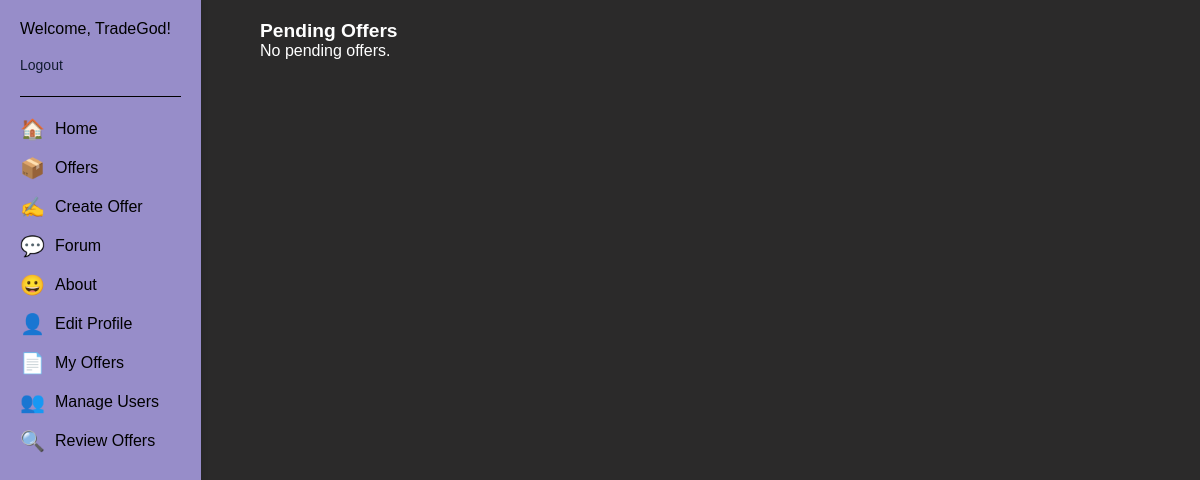
Page /review-offers/ (signed in) on the earlier database version.
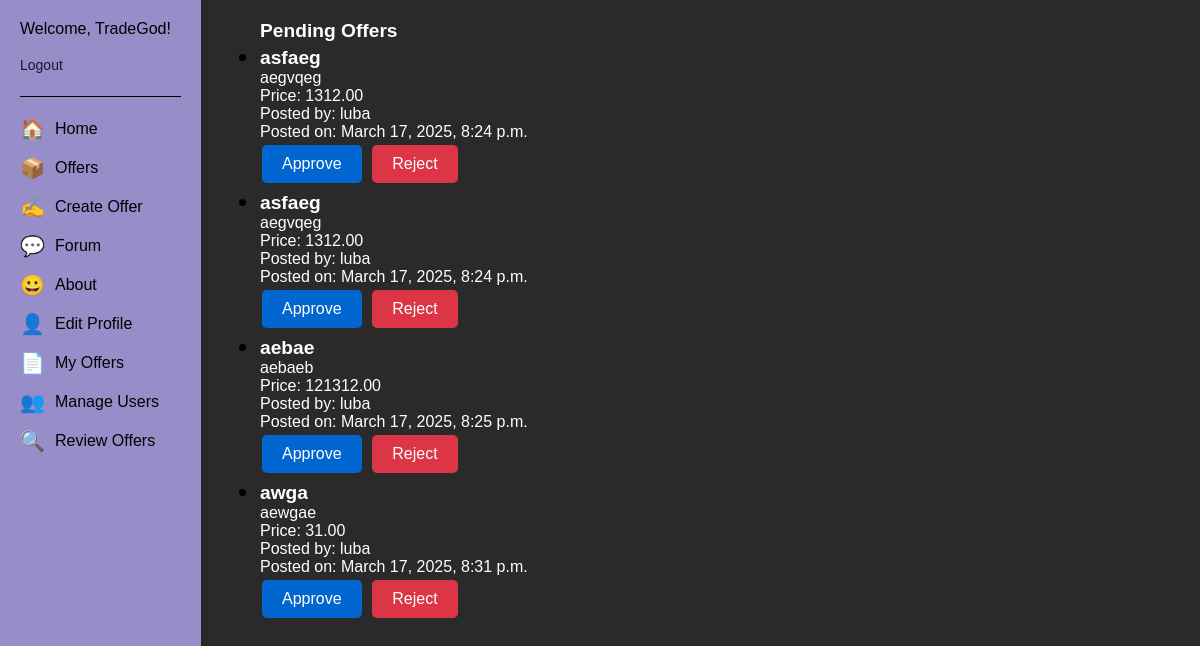
Same page on the later database version.
### tradeapp/models.py (models this page shows, shortened)
class Offer(models.Model):
    STATUS_CHOICES = [
        ('pending', 'Pending'),
        ('approved', 'Approved'),
        ('rejected', 'Rejected'),
    ]
    title = models.CharField(max_length=200)
    description = models.TextField()
    price = models.DecimalField(max_digits=10, decimal_places=2)
    image = models.ImageField(upload_to='images/', blank=True, null=True)
    posted_date = models.DateTimeField(default=timezone.now)
    user = models.ForeignKey(User, on_delete=models.CASCADE)
    is_open = models.BooleanField(default=True)
    status = models.CharField(max_length=10, choices=STATUS_CHOICES, default='pending')

### tradeapp/views.py (the view)
# urls.py: path('review-offers/', views.review_offers, name='review_offers'),
@user_passes_test(lambda u: u.is_staff)
def review_offers(request):
    pending_offers = Offer.objects.filter(status='pending')
    return render(request, 'review_offers.html', {'pending_offers': pending_offers})

### tradeapp/templates/review_offers.html (shortened to what this page needs)
{% extends "base.html" %}
{% block content %}
<div class="container">
    <h1>Pending Offers</h1>
    <ul id="pending-offers-list">
        {% for offer in pending_offers %}
            <li id="offer-{{ offer.id }}">
                <h2>{{ offer.title }}</h2>
                <p>{{ offer.description }}</p>
                <p>Price: {{ offer.price }}</p>
                <p>Posted by: {{ offer.user.username }}</p>
                <p>Posted on: {{ offer.posted_date }}</p>
                <button class="btn btn-success approve-btn" data-offer-id="{{ offer.id }}">Approve</button>
                <button class="btn btn-danger reject-btn" data-offer-id="{{ offer.id }}">Reject</button>
            </li>
        {% empty %}
            <p>No pending offers.</p>
        {% endfor %}
    </ul>
</div>
{% endblock %}

Differences in the rows shown:
added Offer: title "asfaeg", description "aegvqeg", price "1312.00", user.username "luba", posted_date "March 17, 2025, 8:24 p.m."
added Offer: title "asfaeg", description "aegvqeg", price "1312.00", user.username "luba", posted_date "March 17, 2025, 8:24 p.m."
added Offer: title "aebae", description "aebaeb", price "121312.00", user.username "luba", posted_date "March 17, 2025, 8:25 p.m."
added Offer: title "awga", description "aewgae", price "31.00", user.username "luba", posted_date "March 17, 2025, 8:31 p.m."
Other differences:
text no longer shown: "No pending offers."
